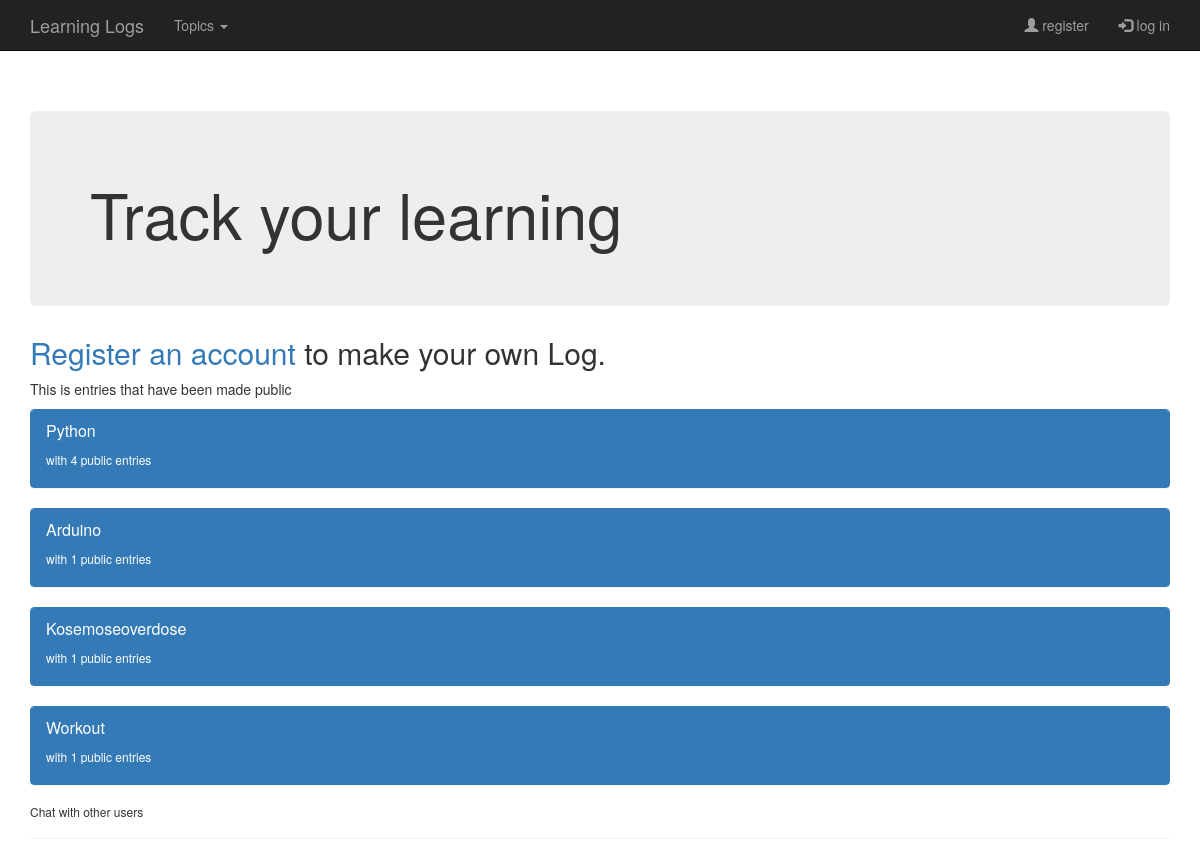
The page / on the database its author committed.
### LearningLogs/models.py (models this page shows, shortened)
class Entry(models.Model):
    topic = models.ForeignKey(Topic)
    text = models.TextField()
    date_added = models.DateTimeField(auto_now_add=True)
    public = models.BooleanField(default=False)
    class Meta:
        verbose_name_plural = 'entries'

class Topic(models.Model):
    text = models.CharField(max_length=200)
    slug = models.SlugField()
    date_added = models.DateTimeField(auto_now_add=True)
    owner = models.ForeignKey(User)
    def __unicode__(self):
        return self.text

### LearningLogs/views.py (the view)
# urls.py: url(r'^$',views.index,name="index"),
def index(request):
    entries =  Entry.objects.all().filter(public=True).order_by('-date_added')
    topics = Topic.objects.all()
    context = {'entries': entries, 'topics': topics}
    return render(request,"LearningLogs/index.html", context)

### LearningLogs/context_processors.py (called while the page is built)
def add_variables_to_context(request):
    if request.user.is_authenticated():
        topic = Topic.objects.filter(owner=request.user)
    else:
        topic = []
    publicEntries = Entry.objects.filter(public=True)
    b = []
    publicTopics = []
    for a in publicEntries:
        if a.topic.text not in b:
            b.append(a.topic.text)
            publicTopics.append(a)
    return{"MenuTopics": topic, "publicTopics":publicTopics,}

### templates/LearningLogs/index.html (shortened to what this page needs)
{% extends "LearningLogs/base.html" %}
{% block header %}
    <div class="jumbotron">
    <h1>Track your learning</h1>
    </div>
{% endblock header %}
{% block content %}
    <h2>
    {%if user.is_authenticated %}
        Welcome, {{ user.username }} make new topics, and edit your entries
    {% else %}
        <a href="{% url 'users:register' %}">Register an account</a> to make your own Log.
    {% endif %}
    </h2>
    <p> This is entries that have been made public</p>
         {% for topic in publicTopics %}
             <div class="panel panel-primary">
             <div class="panel-heading">
                 <div class="panel-title"><a data-toggle="collapse" href="#{{ topic.topic }}">{{ topic.topic }}  <h6>with {{ topic.topic.entry_set.all.count }} public entries</h6></a>
                 </div>
             </div>
             </div>
      {% endfor %}
    <h6>Chat with other users  <div id="test"></div> </h6>
{% endblock content %}

### rows shown on the page
Entry: topic "Python", topic.entry_set.all.count "4"
Entry: topic "Arduino", topic.entry_set.all.count "1"
Entry: topic "Kosemoseoverdose", topic.entry_set.all.count "1"
Entry: topic "Workout", topic.entry_set.all.count "1"
